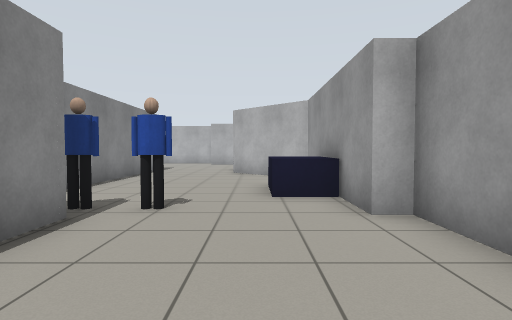
[1] (above)

17 first-person views from a walk through a Gazebo world. The camera is 0.94 m above the floor, tilts 2° down and sees 80° across. Floor lines are 1 m apart. The floor is counted in squares, 1 m on a side. Each view is taken from the middle of a square. On the plan, view 1 faces up. The plan holds only what a view shows up to about 11 squares ahead; the rest is blank. Simple shapes stand in for some stock models.

[2]
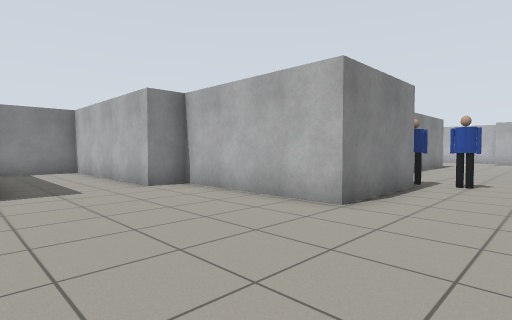

[3]
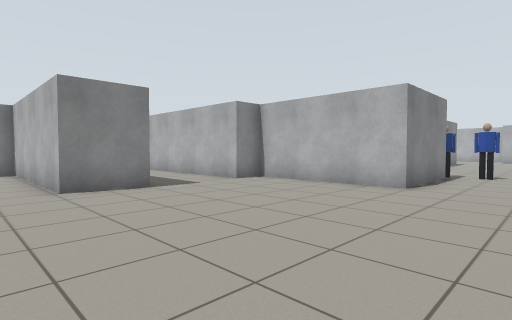

[4]
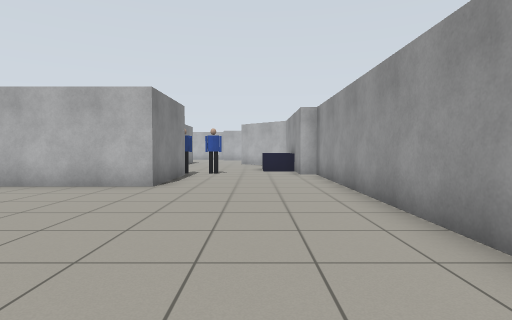

[5]
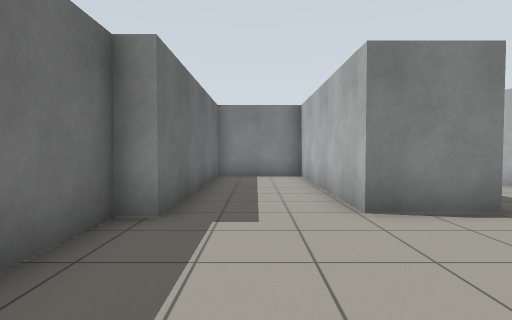

[6]
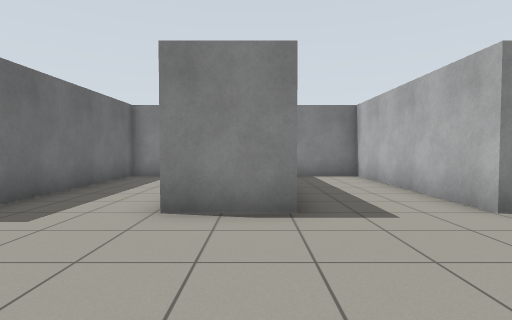

[7]
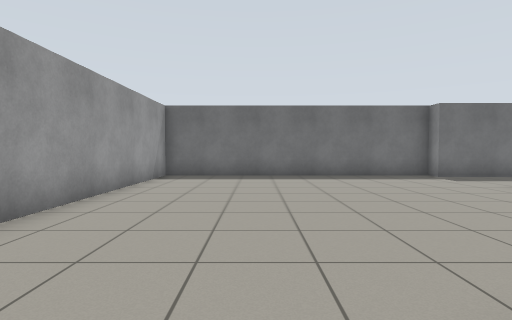

[8]
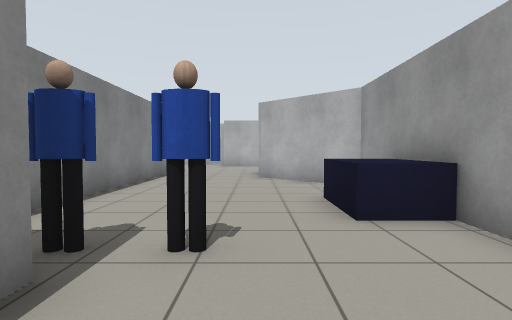

[9]
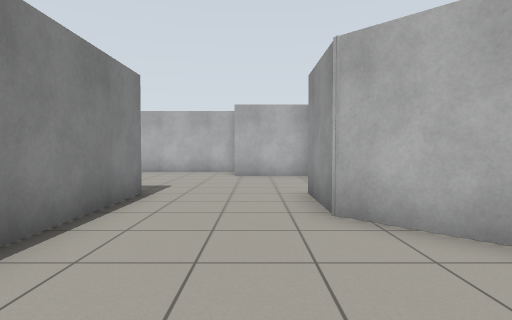

[10]
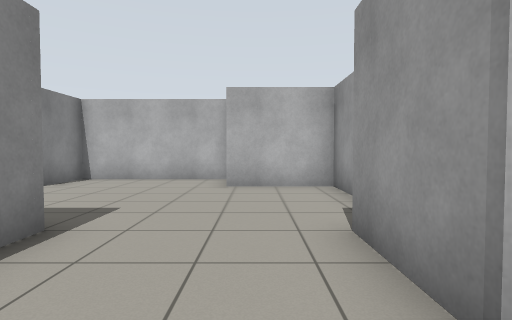

[11]
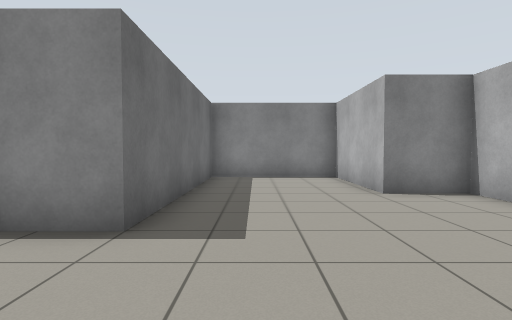

[12]
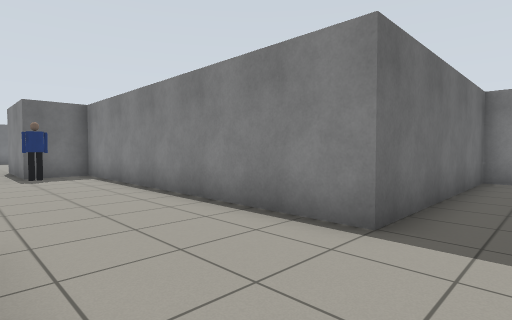

[13]
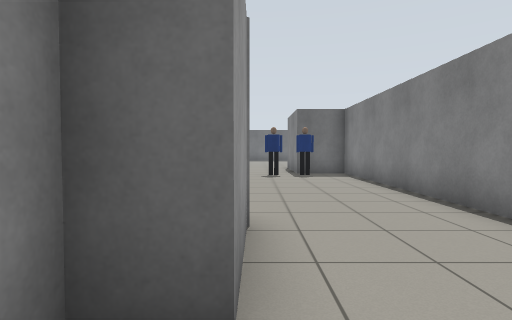

[14]
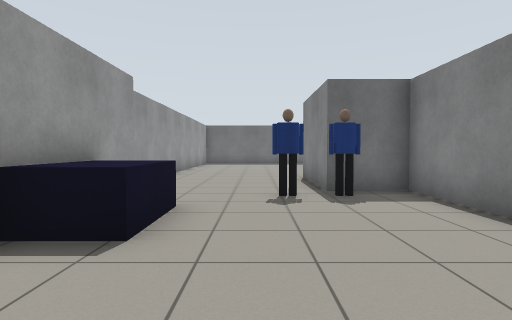

[15]
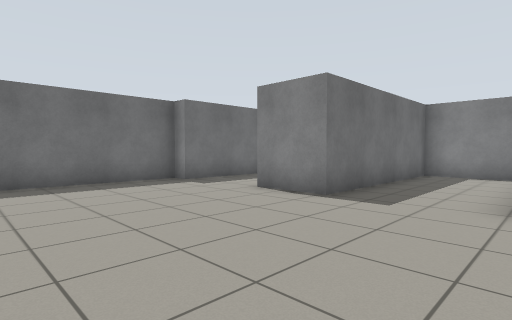

[16]
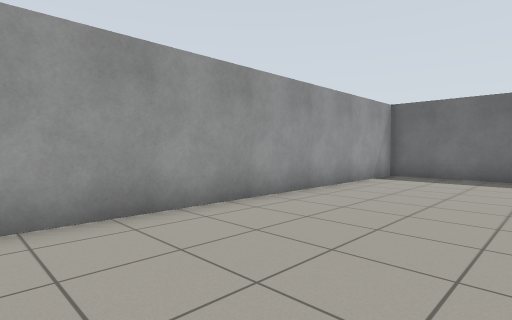

[17]
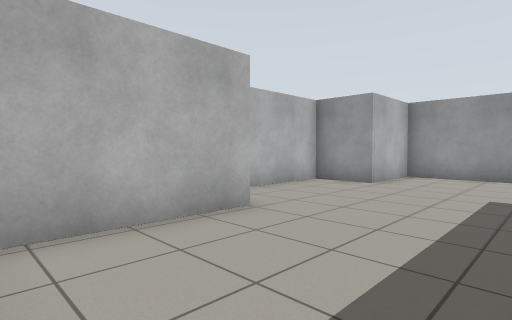

### Floor plan
Points are (right, up) in squares from view 1. A wall is a line through its corners. A room is listed if a view was taken in it or the views show most of it. See-through windows are left out.
Room 1 (views 1, 2, 3, 4, 5, 6, 7, 8, 9, 10, 11, 12, 13, 14, 15, 16, 17)
walls: (-4.4, 4.2) (-2.6, 4.2) (-2.6, 0.7) (-7.4, 0.7) (-7.4, -0.4) (-13.8, -0.4) (-13.8, -3.4) (-7.4, -3.4) (-7.4, -5.4) (-13.8, -5.4) (-13.8, -8.3) (-7.2, -8.3) (-7.2, -9) (2.3, -9) (2.3, 4.3) (1.7, 4.3) (1.7, 9.7) (-0.9, 12.3) (-0.9, 14.5) (0, 14.5) (0, 18.7) (-2.7, 18.7) (-2.7, 20.5) (-7.4, 20.5) (-7.4, 18.7) (-11.3, 18.7) (-11.3, 14.5) (-4.4, 14.5) (-4.4, 4.2)
objects: person (-3, 5); person (-2, 5); blue box (1, 6) to (1, 8)

Positions as (right, up) in squares from view 1, and headings:
1: (0, 0), facing up
2: (0, -4), facing up-left
3: (0, -7), facing up-left
4: (0, -7), facing up
5: (-3, -7), facing left
6: (-3, -4), facing left
7: (-1, 2), facing down
8: (-1, 2), facing up
9: (-2, 8), facing up
10: (-2, 11), facing up
11: (-1, 16), facing left
12: (-1, 16), facing down-left
13: (-1, 16), facing down
14: (-1, 11), facing down
15: (-2, 0), facing down-left
16: (-2, 2), facing down-right
17: (-11, 15), facing up-right
